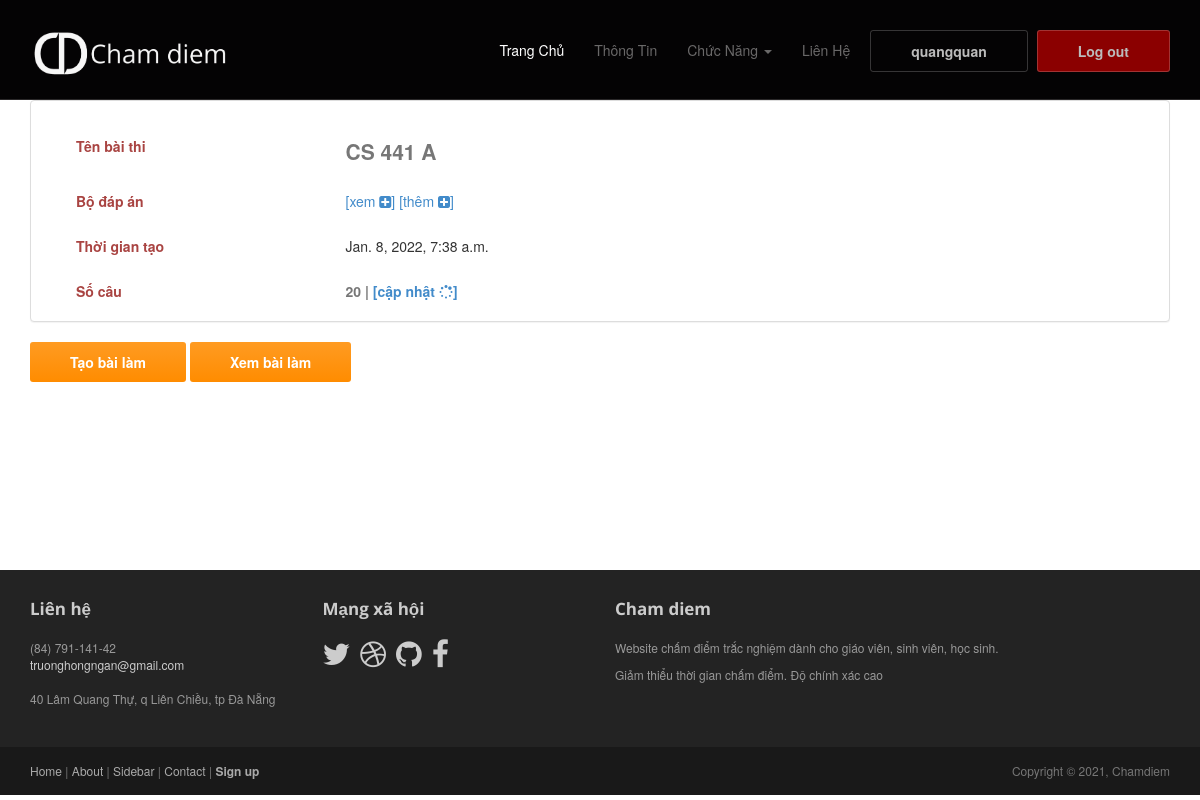
Page /danhsachbaithi/28 (signed in) on the committed database.
### quanlybaithi/models.py (models this page shows, shortened)
class Baithi(models.Model):
    id = models.AutoField(primary_key=True)
    ten = models.CharField(max_length=155)
    thoigian = models.DateTimeField(default=timezone.now())
    created_by = models.ForeignKey(User, on_delete=models.CASCADE)
    ketqua = models.ImageField(upload_to='uploads/', blank=True, null=True)
    socau = models.IntegerField(default=0)

### quanlybaithi/views.py (the view)
# urls.py: path('danhsachbaithi/<int:id>', views.chitietbaithi, name='chitietbaithi'),
def chitietbaithi(request, id):
    baithi = Baithi.objects.get(id=id)
    return render(request, 'quanlybaithi/chitietbaithi.html', {'baithi': baithi})

### quanlybaithi/templates/quanlybaithi/chitietbaithi.html (shortened to what this page needs)
{% extends 'core/base.html' %}
{% block content %}
<div class='container'>
    <div class='row'>
        <article class='col-xs-12 maincontent'>
            <div class="panel panel-default">
                <div class="panel-body">
                    <div class='top-margin col-xs-12'>
                        <div class='col-xs-3'><label class='text-danger'>Tên bài thi</label></div>
                        <div class='col-xs-3'><label style="font-size: 21px;">{{ baithi.ten }}</abel></div>
                    </div><br>
                    <div class='top-margin col-xs-12'>
                            <div class='col-xs-3'>
                                <label class='text-danger'>Bộ đáp án</label>
                            </div>
                            <div class='col-xs-3'>
                                <a href="{% url 'chitietbode' baithi.id %}">[xem <i class='fa fa-plus-square'></i>]</a>
                                <a href="{% url 'taodapan' baithi.id %}">[thêm <i class='fa fa-plus-square'></i>]</a>
                            </div>
                        <div class='col-xs-3'>
                        </div>
                    </div>
                    <div class='top-margin col-xs-12'>
                        <div class='col-xs-3'><label class='text-danger'>Thời gian tạo</label></div>
                        <div class='col-xs-3'><abel>{{ baithi.thoigian }}</habel3></div><br>
                    </div>
                    <div class='top-margin col-xs-12'>
                        <div class='col-xs-3'><label class='text-danger'>Số câu</label></div>
                        <div class='col-xs-3'>
                            <label>{{ baithi.socau }} | <a href="{% url 'capnhatsocau' baithi.id %}">[cập nhật <i class='fa fa-spinner'></i>]</a></label>
                        </div>
                    </div>
                </div>
            </div>
            <button class='btn btn-action'><a href="{% url 'taobailam' baithi.id %}" style="color: white; text-decoration:none;">Tạo bài làm</a></button>
            <button class='btn btn-action'><a href="{% url 'chitietbailam' baithi.id %}" style="color: white; text-decoration:none;">Xem bài làm</a></button>
        </article>
    </div>
</div>
{% endblock%}

### core/templates/core/base.html (shortened to what this page needs)
{% load static %}
<!DOCTYPE html>
<html lang="en" dir="ltr">
  <head>
    <link rel="stylesheet" href="{% static 'core/styles/bootstrap.min.css' %}">
    <link href="https://maxcdn.bootstrapcdn.com/font-awesome/4.2.0/css/font-awesome.min.css" rel="stylesheet">
    <link rel="stylesheet" href="{% static 'core/styles/bootstrap-theme.css' %}" media="screen" >
    <link rel='stylesheet' href="{% static 'core/styles/main.css' %}">
    <link rel='stylesheet' href="{% static 'core/styles/custom.css' %}">
  </head>
  <body class="home">
    <div class="navbar navbar-inverse navbar-fixed-top headroom" >
      <div class="container">
        <div class="navbar-header">
          <a class="navbar-brand" href="/home"><img src="{% static 'core/media/images/logo_cd.png' %}" alt="Cham diem" style="width: 200px;"></a>
        </div>
        <div class="navbar-collapse collapse">
          <ul class="nav navbar-nav pull-right">
            <li class="active"><a href="/home">Trang Chủ</a></li>
            <li><a href="{% url 'about' %}">Thông Tin</a></li>
            {% if user.is_authenticated %}
              <li class="dropdown">
                <a href="#" class="dropdown-toggle" data-toggle="dropdown">Chức Năng <b class="caret"></b></a>
              </li>
            {% endif %}
            <li><a href="{% url 'contact' %}">Liên Hệ</a></li>
            {% if user.is_authenticated %}
              <div class="btn">
                <li><a href="/thongtin" style="color: #bbb;">{{ user.username }}</a></li>
              </div>
              <div class="btn" style="background-color:darkred;">
                <li><a href="{% url 'logout' %}"  style="color: #bbb;">Log out</a></li>
              </div>
            {% else %}
              <li><a class="btn" href="{% url 'login' %}">ĐĂNG KÝ / ĐĂNG NHẬP</a></li>
            {% endif %}
          </ul>
        </div>
      </div>
    </div>
    <header id="head" class="secondary"></header>
    {% block content %}
    {% endblock %}
    <footer id="footer" class="top-space">
      <div class="footer1">
        <div class="container">
          <div class="row">
            <div class="col-md-3 widget">
              <h3 class="widget-title">Liên hệ</h3>
              <div class="widget-body">
                <p>(84) 791-141-42<br>
                  <a href="mailto:#">truonghongngan@gmail.com</a><br>
                  <br>
                  40 Lâm Quang Thự, q Liên Chiều, tp Đà Nẵng
                </p>
              </div>
            </div>
            <div class="col-md-3 widget">
              <h3 class="widget-title">Mạng xã hội</h3>
              <div class="widget-body">
                <p class="follow-me-icons">
                  <a href=""><i class="fa fa-twitter"></i></a>
                  <a href=""><i class="fa fa-dribbble fa-2"></i></a>
                  <a href=""><i class="fa fa-github fa-2"></i></a>
                  <a href=""><i class="fa fa-facebook fa-2"></i></a>
                </p>
              </div>
            </div>
            <div class="col-md-6 widget">
              <h3 class="widget-title">Cham diem</h3>
              <div class="widget-body">
                <p>Website chấm điểm trắc nghiệm dành cho giáo viên, sinh viên, học sinh.</p>
                <p>Giảm thiểu thời gian chấm điểm. Độ chính xác cao</p>
              </div>
            </div>
          </div>
        </div>
      </div>
      <div class="footer2">
        <div class="container">
          <div class="row">
            <div class="col-md-6 widget">
              <div class="widget-body">
                <p class="simplenav">
                  <a href="#">Home</a> |
                  <a href="about.html">About</a> |
                  <a href="sidebar-right.html">Sidebar</a> |
                  <a href="contact.html">Contact</a> |
                  <b><a href="signup.html">Sign up</a></b>
                </p>
              </div>
            </div>
            <div class="col-md-6 widget">
              <div class="widget-body">
                <p class="text-right">
                  Copyright &copy; 2021, Chamdiem
                </p>
              </div>
            </div>
          </div>
        </div>
      </div>
    </footer>
  </body>
</html>

### core/static/core/styles/main.css (style rules this page uses)
#head { background:#181015 url("https://wallpaperaccess.com/full/5936686.jpg") no-repeat; background-size: cover; min-height:520px; text-align: center; padding-top:240px; color:black; font-family:"Open sans", Helvetica, Arial; font-weight:300; }
#head.secondary { height:100px; min-height: 100px; padding-top:0px; }
.headroom { -webkit-transition: all 0.4s ease-out; -moz-transition: all 0.4s ease-out; -o-transition: all 0.4s ease-out; transition: all 0.4s ease-out; }
h1, h2, h3, h4, h5, h6 { font-family:"Open sans", Helvetica, Arial; }
h1, .h1, h2, .h2, h3, .h3 { margin-top:30px; }
label { color: #777; }
.top-space { margin-top: 60px; }
.top-margin { margin-top:20px; }
img { max-width:100%; }
.footer1 { background: #232323; padding: 30px 0 0 0; font-size: 12px; color: #999; }
.footer1 a { color: #ccc; }
.footer1 .widget { margin-bottom:30px; }
.footer1 .widget-title { font-size: 17px; font-weight: bold; color: #ccc; margin: 0 0 20px; }
.follow-me-icons { font-size:30px; }
.follow-me-icons i { float:left; margin:0 10px 0 0; }
.footer2 { background: #191919; padding: 15px 0; color: #777; font-size: 12px; }
.footer2 a { color: #aaa; }
.footer2 p { margin: 0; }

### core/static/core/styles/custom.css (style rules this page uses)
.container article { min-height: 410px; }

### rows in the picture
Baithi: ten "CS 441 A", thoigian "Jan. 8, 2022, 7:38 a.m.", socau "20"

### other values in the picture
{{ user.username }} "quangquan"
